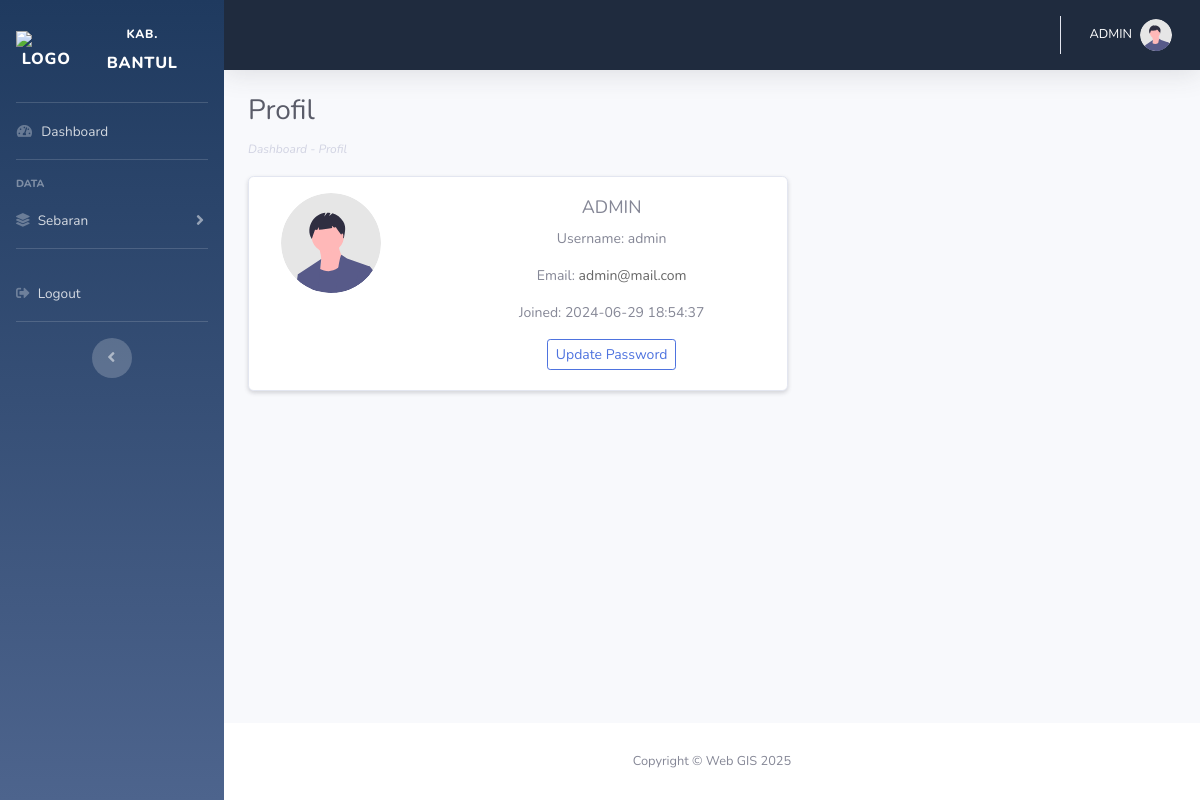
The page /view/admin/profile.php (signed in) on the database its author committed.
### tables this page shows
CREATE TABLE `user` (
  `id` int NOT NULL,
  `username` varchar(255) NOT NULL,
  `password` varchar(255) NOT NULL,
  `nama` varchar(255) NOT NULL,
  `email` varchar(255) NOT NULL,
  `joindate` timestamp NOT NULL
);

### view/admin/profile.php (the view, shortened to what this page needs)
<?php
require_once '../../config/conn.php';
$user_id = $_SESSION['user_id'];
$query = "SELECT username, nama, email, joindate FROM user WHERE id =?";
$stmt = $conn->prepare($query);
$stmt->bind_param('i', $user_id);
$stmt->execute();
$stmt->bind_result($username, $nama, $email, $joindate);
?>
<!DOCTYPE html>
<html lang="en">
<head>
    <link href="vendor/fontawesome-free/css/all.min.css" rel="stylesheet" type="text/css">
    <link href="css/sb-admin-2.min.css" rel="stylesheet">
</head>
<body id="page-top">
    <div id="wrapper">
        <ul class="navbar-nav  sidebar sidebar-dark accordion" style="background: linear-gradient(to bottom, #1F3A5F 0%, #4d648d 100%);" id="accordionSidebar">
            <a class="sidebar-brand d-flex align-items-center justify-content-center mt-3" href="blank.php">
                <div class="sidebar-brand-icon ">
                    <img style="width: 45px;" src="https://bantulkab.go.id/resource/doc/images/logos/logo-bantul-medium.png" alt="logo">
                </div>
                <div class="sidebar-brand-text mx-3"><sup>Kab. </sup>Bantul</div>
            </a>
            <hr class="sidebar-divider my-0 mt-3">
            <li class="nav-item">
                <a class="nav-link" href="blank.php">
                    <i class="fas fa-fw fa-tachometer-alt"></i>
                    <span>Dashboard</span></a>
            </li>
            <hr class="sidebar-divider">
            <div class="sidebar-heading">
                Data
            </div>
            <li class="nav-item">
                <a class="nav-link collapsed" href="#" data-toggle="collapse" data-target="#collapseTwo" aria-expanded="true" aria-controls="collapseTwo">
                    <i class="fas fa-layer-group"></i>
                    <span>Sebaran</span>
                </a>
            </li>
            <hr class="sidebar-divider">
            <li class="nav-item">
                <a class="nav-link" href="../../config/process/logout.php">
                    <i class="fas fa-sign-out-alt"></i>
                    <span>Logout</span></a>
            </li>
            <hr class="sidebar-divider d-none d-md-block">
            <div class="text-center d-none d-md-inline">
                <button class="rounded-circle border-0" id="sidebarToggle"></button>
            </div>
        </ul>
        <div id="content-wrapper" class="d-flex flex-column">
            <div id="content">
                <nav class="navbar navbar-expand navbar-light topbar mb-4 static-top shadow" style="background: #1f2b3e; ">
                    <ul class="navbar-nav ml-auto">
                        <li class="nav-item dropdown no-arrow">
                            <a class="nav-link dropdown-toggle" href="#" id="userDropdown" role="button" data-toggle="dropdown" aria-haspopup="true" aria-expanded="false">
                                <span class="mr-2 d-none d-lg-inline text-white small"><?php echo htmlspecialchars($nama); ?></span>
                                <img class="img-profile rounded-circle" src="img/undraw_profile.svg">
                            </a>
                        </li>
                    </ul>
                </nav>
                <div class="container-fluid">
                    <h1 class="h3 text-gray-800">Profil</h1>
                    <span style="font-size: 12px;" class="mb-5 text-gray-400"><i><a href="blank.php" style="text-decoration: none;" class="text-gray-400">Dashboard</a> - Profil</i></span>
                    <div class="content" style="max-width: 100%; text-align: center;">
                        <div class="card mb-3 shadow-sm mt-3" style="max-width: 540px;">
                            <div class="row g-0">
                                <div class="col-md-4">
                                    <img src="img/undraw_profile.svg" class="img-fluid rounded-circle mt-3 mx-auto" alt="Profile Picture" style="width: 100px; height: 100px; margin-top: 20px;">
                                </div>
                                <div class="col-md-8">
                                    <div class="card-body">
                                        <h5 class="card-title fw-bold" style="font-size: 18px; margin-bottom: 10px;"><?php echo htmlspecialchars($nama); ?></h5>
                                        <p class="card-text text-muted" style="font-size: 14px; color: #666;">Username: <?php echo htmlspecialchars($username); ?></p>
                                        <p class="card-text text-muted" style="font-size: 14px; color: #666;">Email: <a href="mailto:johndoe@example.com" class="text-decoration-none" style="color: #666;"><?php echo htmlspecialchars($email); ?></a></p>
                                        <p class="card-text text-muted" style="font-size: 14px; color: #666;">Joined: <?php echo htmlspecialchars($joindate); ?></p>
                                        <button class="btn btn-outline-primary btn-sm" data-toggle="modal" data-target="#changePasswordModal">Update Password</button>
                                    </div>
                                </div>
                            </div>
                        </div>
                    </div>
                </div>
            </div>
            <footer class="sticky-footer bg-white">
                <div class="container my-auto">
                    <div class="copyright text-center my-auto">
                        <span>Copyright &copy; Web GIS <?= date('Y'); ?></span>
                    </div>
                </div>
            </footer>
        </div>
    </div>
</body>
</html>

### rows shown on the page
user: nama "ADMIN", username "admin", email "admin@mail.com", joindate "2024-06-29 18:54:37"
